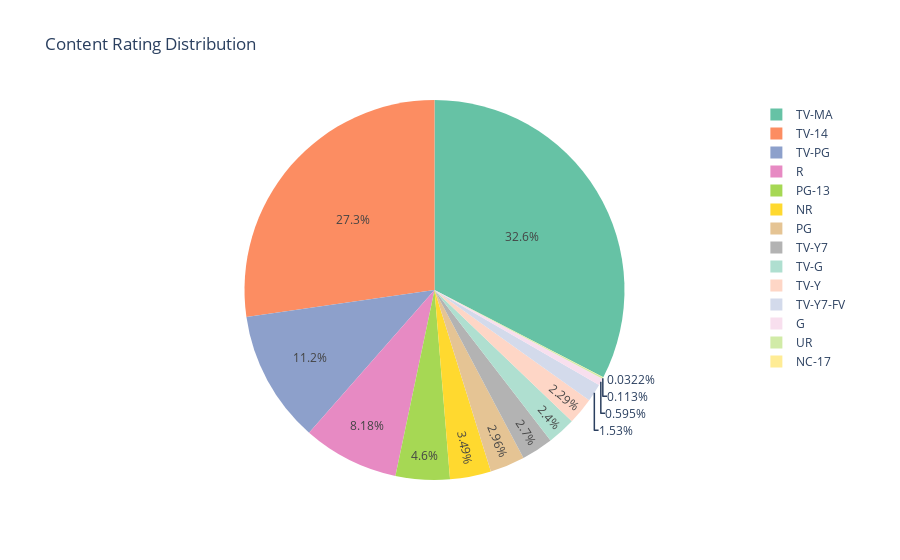

Notebook code cell kept with this figure:
### Code cell
grp = df.groupby(['rating']).size().reset_index(name='counts')

pieChart = px.pie(grp, values='counts', names='rating',  title='Content Rating Distribution',
                  color_discrete_sequence=px.colors.qualitative.Set2)
pieChart.show()

### Figure 1 — Plotly figure (JSON) as saved in the notebook; plotly's stock layout.template omitted (floating-point values rounded to 4 significant figures)
{"data": [{"domain": {"x": [0, 1], "y": [0, 1]}, "hovertemplate": "rating=%{label}<br>counts=%{value}<extra></extra>", "labels": ["G", "NC-17", "NR", "PG", "PG-13", "R", "TV-14", "TV-G", "TV-MA", "TV-PG", "TV-Y", "TV-Y7", "TV-Y7-FV", "UR"], "legendgroup": "", "name": "", "showlegend": true, "type": "pie", "values": [37, 2, 217, 184, 286, 508, 1695, 149, 2025, 699, 142, 168, 95, 7]}], "layout": {"legend": {"tracegroupgap": 0}, "piecolorway": ["rgb(102,194,165)", "rgb(252,141,98)", "rgb(141,160,203)", "rgb(231,138,195)", "rgb(166,216,84)", "rgb(255,217,47)", "rgb(229,196,148)", "rgb(179,179,179)"], "title": {"text": "Content Rating Distribution"}}}
